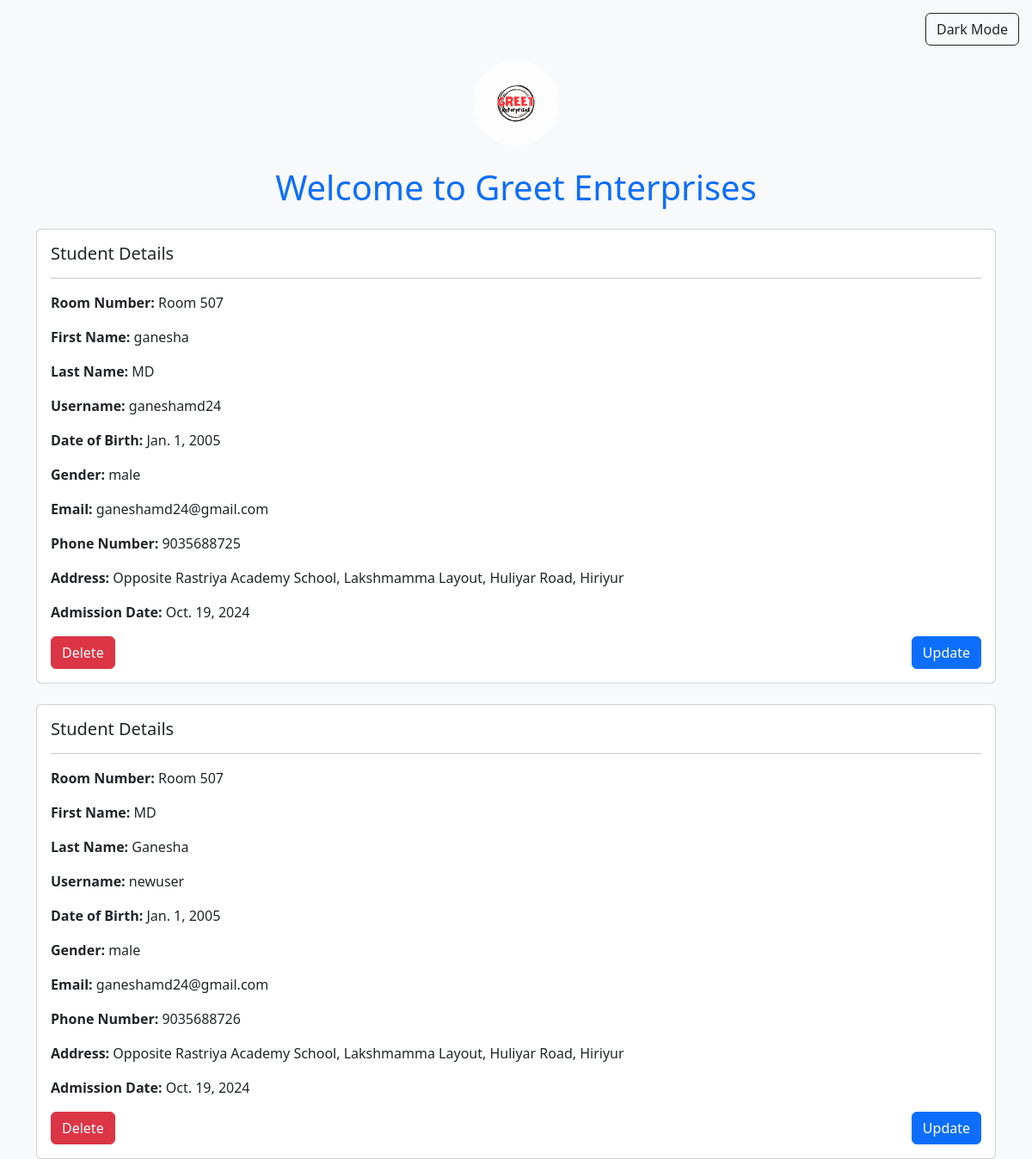
The app's page /viewStudents, older data.
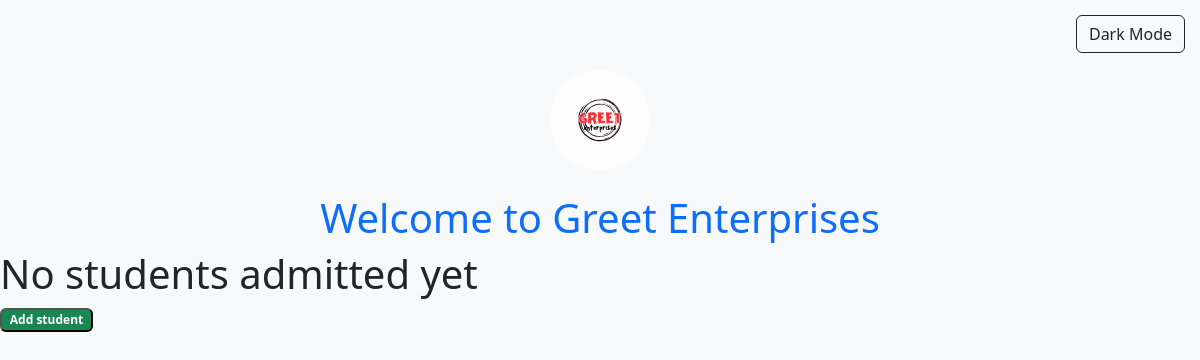
The same page, newer data.
### admission/models.py (models this page shows, shortened)
class Student(models.Model):
    user = models.OneToOneField(User,on_delete=models.CASCADE,null = True,blank = True)
    room = models.ForeignKey(Room,on_delete=models.CASCADE,null = True,blank = True)
    first_name = models.CharField(max_length = 100)
    last_name = models.CharField(max_length = 100)
    username = models.CharField(max_length = 100, null = False , blank = True)
    password1 = models.CharField(max_length = 100, null = False , blank = True)
    password2 = models.CharField(max_length = 100, null = False, blank = True)
    dob = models.DateField()
    gender = models.CharField(max_length = 100)
    email = models.EmailField(max_length = 100)
    phone_number = models.IntegerField()
    address = models.TextField()
    admission_date = models.DateField(auto_now_add = True)

### hostel/models.py (models this page shows)
class Room(models.Model):
    room_number = models.IntegerField(primary_key=True)  # Set as primary key
    capacity = models.IntegerField()  # Capacity of the room
    occupied = models.BooleanField(default=False)  # Boolean to check if occupied
    def __str__(self):
        return f"Room {self.room_number}"

### admission/views.py (the view)
# urls.py: path('viewStudents',views.veiewStudents,name = 'viewstudents'),
def veiewStudents(request):
    students = Student.objects.all()
    context = {'students':students}
    return render(request,'admission/students.html',context)

### admission/templates/admission/students.html (shortened to what this page needs)
{%extends 'base.html'%}
{%block content%}
    {%if students%}
    {%for student in students%}
    <div class="container mt-4">
        <div class="card">
            <div class="card-body">
                <h5 class="card-title">Student Details</h5>
                <hr>
                <p><strong>Room Number:</strong> {{ student.room }}</p>
                <p><strong>First Name:</strong> {{ student.first_name }}</p>
                <p><strong>Last Name:</strong> {{ student.last_name }}</p>
                <p><strong>Username:</strong> {{ student.username }}</p>
                <p><strong>Date of Birth:</strong> {{ student.dob }}</p>
                <p><strong>Gender:</strong> {{ student.gender }}</p>
                <p><strong>Email:</strong> {{ student.email }}</p>
                <p><strong>Phone Number:</strong> {{ student.phone_number }}</p>
                <p><strong>Address:</strong> {{ student.address }}</p>
                <p><strong>Admission Date:</strong> {{ student.admission_date }}</p>
                <div class="d-flex justify-content-between mt-3">
                    <a href="{% url 'admission:deletestudent' student.user.id %}" class="btn btn-danger">Delete</a>
                    <a href="{% url 'admission:updatedetails' student.user.id %}" class="btn btn-primary">Update</a>
                </div>
            </div>
        </div>
    </div>
    {%endfor%}
    {%else%}
    <h1>No students admitted yet</h1>
    <a href="{%url 'admission:registration'%}"><button class="badge bg-success">Add student</button></a>
    {%endif%}
{%endblock content%}

Row changes from the older to the newer data that the page shows:
removed Student: room "Room 507", first_name "ganesha", last_name "MD", username "ganeshamd24", dob "Jan. 1, 2005", gender "male", email "ganeshamd24@gmail.com", phone_number "9035688725", address "Opposite Rastriya Academy School, Lakshmamma Layout, Huliyar Road, Hiriyur", admission_date "Oct. 19, 2024"
removed Student: room "Room 507", first_name "MD", last_name "Ganesha", username "newuser", dob "Jan. 1, 2005", gender "male", email "ganeshamd24@gmail.com", phone_number "9035688726", address "Opposite Rastriya Academy School, Lakshmamma Layout, Huliyar Road, Hiriyur", admission_date "Oct. 19, 2024"
Text that changed along with them:
text now shown: "No students admitted yet Add student"
